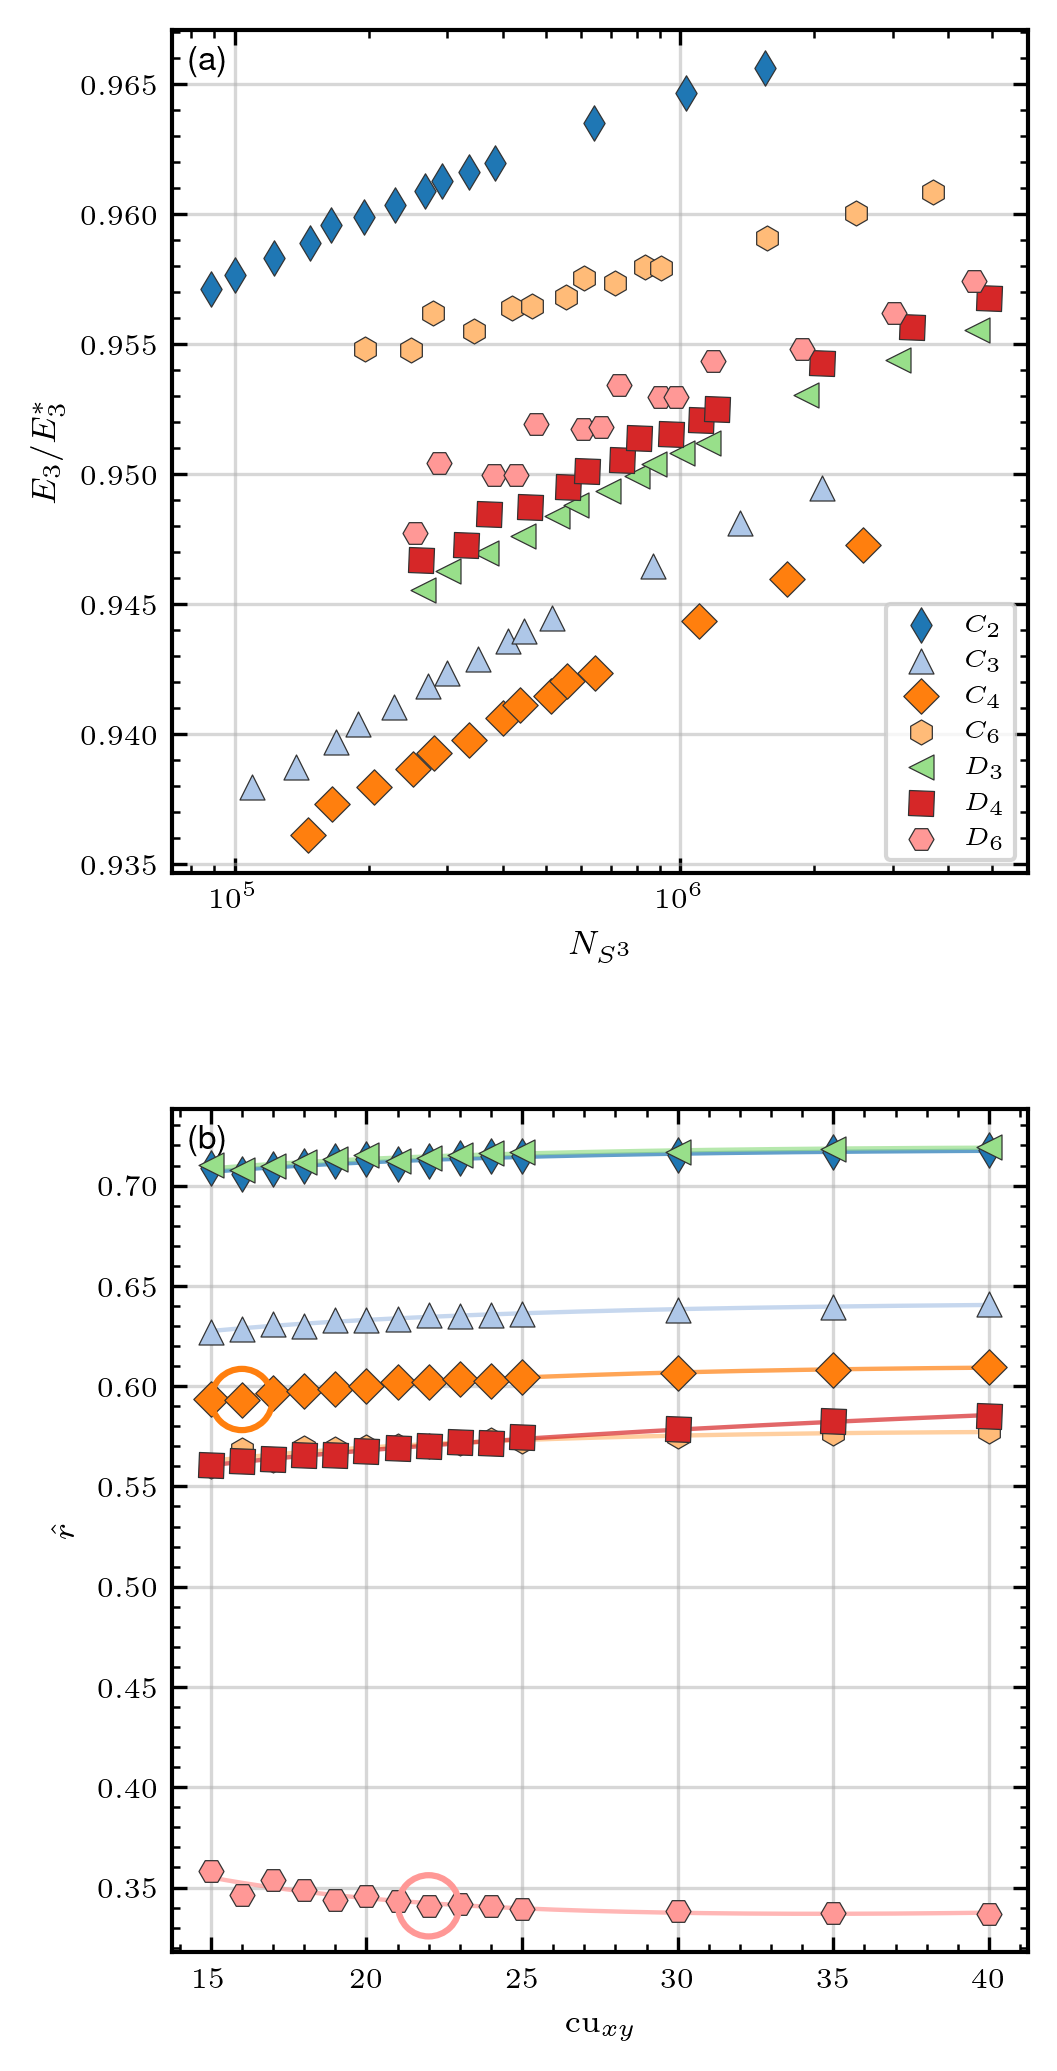

Recreate this plot in Python.
#!/usr/bin/env python3
"""
figure2_plot.py  —  Interactive Figure 2: axial anisotropy in cubochoric KR grids

Loads pre-computed data from ``figure2_data.json`` (produced by figure2_gen.py)
and provides an interactive matplotlib interface with sliders, toggles, and
save/load functionality.  **No numerical recomputation is performed.**

Panels
------
  (a) E₃/E₃* ratio  vs  N_{S³}   — quality of the optimised grid
  (b) cu_z*        vs  cu_xy    — optimal z semi-edge as a function of x/y semi-edge

Controls (separate scrollable control window)
---------------------------------------------
  Steppers : marker size (+/- 0.5), line width (+/- 0.25)
  Sliders  : font size, title font, cu_xy lo/hi bounds
  Toggles  : per-group visibility (C2, C3, C4, C6, D2, D3, D4, D6)
  Options  : log-x, log-y, fits on (b), fits on (a), mismatches, r-hat line
  File I/O : load / save settings (JSON), export PNG / PDF

Dependencies: matplotlib, numpy, json (stdlib).
"""

import json
import argparse
import os
import re
import sys
from dataclasses import dataclass
from typing import Dict, List, Union

from matplotlib.markers import MarkerStyle

import numpy as np
import matplotlib

matplotlib.rcParams["pdf.fonttype"] = 42
matplotlib.rcParams["ps.fonttype"] = 42
import matplotlib.pyplot as plt
from matplotlib.gridspec import GridSpec
from matplotlib.lines import Line2D
from matplotlib.ticker import NullFormatter

from figure_ui_common import (
    ControlWindow,
    IUCR_COL_W,
    IUCR_DPI,
    IUCR_FONT,
    IUCR_MARGINS,
    IUCR_MIN_LW,
    add_panel_label,
    apply_plot_rcparams,
    bind_typography,
    build_typography_section,
    export_figure_with_tex,
    load_dataclass_settings,
    push_typography,
    restyle_axes,
    save_dataclass_settings,
    sync_typography,
)

# ━━━━━━━━━━━━━━━━━━━━━━━━━━━━━━━━━━━━━━━━━━━━━━━━━━━━━━━━━━━━━━━━━━━━━━━━━━
#  Configuration
# ━━━━━━━━━━━━━━━━━━━━━━━━━━━━━━━━━━━━━━━━━━━━━━━━━━━━━━━━━━━━━━━━━━━━━━━━━━

DATA_FILE = "figure2_data.json"
DEFAULT_STEM = "figure2_col"
DEFAULT_SETTINGS_JSON = "figure2_col_settings.json"
DPI = IUCR_DPI

# Typography spec — (widget_name, label, settings_attr [, fmt])
_TYPO_ROWS = [
    [("font_size", "Font", "font_size"), ("title_size", "Title", "title_size")],
    [("subtitle_size", "Sub", "subtitle_size"), ("panel_label_size", "Panel", "panel_label_size")],
    [("panel_label_x", "Lbl x", "panel_label_x", "{:.3f}"), ("panel_label_y", "Lbl y", "panel_label_y", "{:.3f}")],
    [("legend_size", "Leg", "legend_size")],
]

# Per-group colours and markers (match figure3/figure4 tab20 ordering)
GROUP_COLORS: Dict[str, str] = {
    "C2": "#1f77b4",
    "C3": "#aec7e8",
    "C4": "#ff7f0e",
    "C6": "#ffbb78",
    "D2": "#2ca02c",
    "D3": "#98df8a",
    "D4": "#d62728",
    "D6": "#ff9896",
}

# C2–C6: thin_diamond, triangle_up, diamond, hexagon. D2–D6: same shapes rotated 90°.
GROUP_MARKERS: Dict[str, Union[str, tuple]] = {
    "C2": "d",  # thin_diamond
    "C3": "^",  # triangle_up
    "C4": "D",  # diamond
    "C6": "h",  # hexagon
    "D2": ("d", 90),  # thin_diamond rotated 90°
    "D3": ("^", 90),  # triangle_up rotated 90°
    "D4": ("D", 45),  # diamond rotated 45°
    "D6": ("h", 90),  # hexagon rotated 90°
}


def _latex_group_name(name: str) -> str:
    """Return LaTeX label for group name (e.g. C2 -> $C_{2}$)."""
    m = re.match(r"^([CD])(\d+)$", name)
    if m:
        return rf"${m.group(1)}_{{{m.group(2)}}}$"
    if name in ("T", "O", "I"):
        return rf"${name}$"
    return name


def _get_marker(gn: str):
    """Return marker for group: string or MarkerStyle (for rotated markers)."""
    m = GROUP_MARKERS.get(gn, "o")
    if isinstance(m, tuple):
        sym, rot = m
        ms = MarkerStyle(sym)
        ms._transform = ms.get_transform().rotate_deg(rot)
        return ms
    return m


# ━━━━━━━━━━━━━━━━━━━━━━━━━━━━━━━━━━━━━━━━━━━━━━━━━━━━━━━━━━━━━━━━━━━━━━━━━━
#  Settings dataclass
# ━━━━━━━━━━━━━━━━━━━━━━━━━━━━━━━━━━━━━━━━━━━━━━━━━━━━━━━━━━━━━━━━━━━━━━━━━━


@dataclass
class Settings:
    # Typography — IUCr defaults (legible at single-column width)
    font_size: float = IUCR_FONT["label"]
    title_size: float = IUCR_FONT["title"]
    subtitle_size: float = IUCR_FONT["subtitle"]
    panel_label_size: float = IUCR_FONT["panel_label"]
    panel_label_x: float = 0.02
    panel_label_y: float = 0.98
    legend_size: float = IUCR_FONT["legend"]
    marker_size: float = 4.0
    line_width: float = 1.0

    # cu_xy bounds (affects both plotting AND fits)
    cu_xy_lo: int = 3
    cu_xy_hi: int = 25

    # Group visibility
    show_C2: bool = True
    show_C3: bool = True
    show_C4: bool = True
    show_C6: bool = True
    show_D2: bool = True
    show_D3: bool = True
    show_D4: bool = True
    show_D6: bool = True

    # Axis options
    log_x_ratio: bool = True
    log_y_ratio: bool = False

    # Display
    show_grid: bool = True
    grid_alpha: float = 0.20
    show_minor_tick_labels: bool = False

    # Overlays
    show_fits_cuz: bool = True
    show_fits_logquad: bool = False
    show_fits_ratio: bool = False
    show_mismatches: bool = False
    show_r_cont: bool = False
    show_legend_R: bool = True

    # Figure size — IUCr single-column
    fig_width: float = IUCR_COL_W
    fig_height: float = 5.5


# ━━━━━━━━━━━━━━━━━━━━━━━━━━━━━━━━━━━━━━━━━━━━━━━━━━━━━━━━━━━━━━━━━━━━━━━━━━
#  Data helpers
# ━━━━━━━━━━━━━━━━━━━━━━━━━━━━━━━━━━━━━━━━━━━━━━━━━━━━━━━━━━━━━━━━━━━━━━━━━━


def _get(rec: dict, key: str, fallback: str = ""):
    """Read a field with backward-compatible fallback key."""
    v = rec.get(key)
    if v is None and fallback:
        v = rec.get(fallback)
    return v


def load_data(path: str) -> dict:
    if not os.path.exists(path):
        print(f"Error: data file '{path}' not found.  Run figure2_gen.py first.")
        sys.exit(1)
    with open(path) as f:
        return json.load(f)


def group_results(data: dict) -> Dict[str, List[dict]]:
    """Group result records by group name, sorted by cu_xy."""
    groups: Dict[str, List[dict]] = {}
    for r in data["results"]:
        g = r["group"]
        groups.setdefault(g, []).append(r)
    for g in groups:
        groups[g].sort(key=lambda x: x["cu_xy"])
    return groups


# ━━━━━━━━━━━━━━━━━━━━━━━━━━━━━━━━━━━━━━━━━━━━━━━━━━━━━━━━━━━━━━━━━━━━━━━━━━
#  Panel drawing (shared by interactive UI and IUCR export)
# ━━━━━━━━━━━━━━━━━━━━━━━━━━━━━━━━━━━━━━━━━━━━━━━━━━━━━━━━━━━━━━━━━━━━━━━━━━


def visible_groups(grouped: dict, s: Settings) -> List[str]:
    return [
        g for g in _GROUP_NAMES
        if getattr(s, f"show_{g}", True) and g in grouped
    ]


def filter_recs_by_cu_xy(recs: List[dict], s: Settings) -> List[dict]:
    lo, hi = s.cu_xy_lo, s.cu_xy_hi
    return [r for r in recs if lo <= r["cu_xy"] <= hi]


def draw_e3_ratio_panel(
    ax,
    grouped: dict,
    s: Settings,
    *,
    use_tex: bool = False,
    panel_tag: str | None = "(a)",
) -> None:
    """E₃/E₃* vs N_{S³}."""
    fs = int(round(s.font_size))
    ms = float(s.marker_size)
    lw = float(s.line_width)
    visible = visible_groups(grouped, s)

    ax.cla()
    for gn in visible:
        recs = filter_recs_by_cu_xy(grouped[gn], s)
        if not recs:
            continue
        x = np.array([r["N_eff"] for r in recs], dtype=float)
        y = np.array([r["E3_ratio_best"] for r in recs], dtype=float)
        col = GROUP_COLORS.get(gn, "gray")
        mrk = _get_marker(gn)
        ax.scatter(
            x, y, marker=mrk, color=col, s=ms**2,
            edgecolors="0.2", linewidths=0.3,
            label=_latex_group_name(gn), zorder=5,
        )
        if s.show_fits_ratio and len(x) >= 2:
            log_x = np.log(x)
            coeffs = np.polyfit(log_x, y, 1)
            xs = np.linspace(float(x.min()), float(x.max()), 200)
            ys = np.polyval(coeffs, np.log(xs))
            ax.plot(xs, ys, color=col, linewidth=lw * 0.7, linestyle="--", alpha=0.6)

    ax.set_xscale("log" if s.log_x_ratio else "linear")
    ax.set_yscale("log" if s.log_y_ratio else "linear")
    ax.set_xlabel(r"$N_{S^3}$", fontsize=fs)
    ax.set_ylabel(r"$E_3/E_3^*$", fontsize=fs)
    if panel_tag:
        add_panel_label(
            ax, panel_tag, x=s.panel_label_x, y=s.panel_label_y,
            fontsize=s.panel_label_size, use_tex=use_tex,
        )
    ax.tick_params(labelsize=max(6, fs - 1))
    ax.minorticks_on()
    if not s.show_minor_tick_labels:
        ax.xaxis.set_minor_formatter(NullFormatter())
        ax.yaxis.set_minor_formatter(NullFormatter())
    ax.legend(fontsize=max(5, s.legend_size), loc="best", framealpha=0.8)
    ax.grid(s.show_grid, alpha=s.grid_alpha)


def draw_cuz_panel(
    ax,
    grouped: dict,
    s: Settings,
    *,
    use_tex: bool = False,
    panel_tag: str | None = "(b)",
) -> None:
    """cu_z* or r̂ vs cu_xy."""
    fs = int(round(s.font_size))
    ms = float(s.marker_size)
    lw = float(s.line_width)
    visible = visible_groups(grouped, s)
    r_space = s.show_fits_logquad

    ax.cla()
    slope_dict: Dict[str, float] = {}
    logquad_dict: Dict[str, np.ndarray] = {}
    for gn in visible:
        recs = filter_recs_by_cu_xy(grouped[gn], s)
        if not recs:
            continue
        x = np.array([r["cu_xy"] for r in recs], dtype=float)
        cuz = np.array([Figure2Interactive._read_cu_z(r) for r in recs], dtype=float)
        if s.show_fits_cuz and len(x) >= 2:
            slope_dict[gn] = float(np.sum(x * cuz) / np.sum(x * x))
        if s.show_fits_logquad and len(x) >= 3:
            rhat = np.array(
                [r.get("r_cont", Figure2Interactive._read_cu_z(r) / r["cu_xy"]) for r in recs],
                dtype=float,
            )
            xl = np.log(x)
            A = np.vstack([np.ones_like(xl), xl, xl**2]).T
            beta, *_ = np.linalg.lstsq(A, rhat, rcond=None)
            logquad_dict[gn] = beta

    for gn in visible:
        recs = filter_recs_by_cu_xy(grouped[gn], s)
        if not recs:
            continue
        x = np.array([r["cu_xy"] for r in recs], dtype=float)
        cuz = np.array([Figure2Interactive._read_cu_z(r) for r in recs], dtype=float)
        col = GROUP_COLORS.get(gn, "gray")
        mrk = _get_marker(gn)
        if r_space:
            y_scatter = np.array(
                [r.get("r_cont", Figure2Interactive._read_cu_z(r) / r["cu_xy"]) for r in recs],
                dtype=float,
            )
        else:
            y_scatter = cuz
        ax.scatter(
            x, y_scatter, marker=mrk, color=col, s=ms**2,
            edgecolors="0.2", linewidths=0.3, zorder=5,
        )
        x_fit = np.linspace(float(x.min()), float(x.max()), 200)
        if s.show_r_cont and not r_space:
            cx_vals, rc_vals = [], []
            for r_rec in recs:
                rc = r_rec.get("r_cont")
                if rc is not None:
                    cx_vals.append(r_rec["cu_xy"])
                    rc_vals.append(rc * r_rec["cu_xy"])
            if cx_vals:
                ax.plot(cx_vals, rc_vals, color=col, linewidth=lw * 0.4, linestyle="-", alpha=0.5)
        if gn in slope_dict:
            slope = slope_dict[gn]
            if r_space:
                ax.axhline(slope, color=col, linewidth=lw * 0.5, linestyle="-", alpha=0.5)
            else:
                ax.plot(x_fit, slope * x_fit, color=col, linewidth=lw * 0.7, linestyle="-", alpha=0.6)
                if s.show_mismatches:
                    cuz_pred = np.round(slope * x).astype(int)
                    mismatch = cuz_pred != cuz.astype(int)
                    if np.any(mismatch):
                        ax.scatter(
                            x[mismatch], cuz[mismatch], s=ms**2 * 6,
                            facecolors="none", edgecolors=col, linewidths=1.5, zorder=10,
                        )
        if gn in logquad_dict:
            beta = logquad_dict[gn]
            lxf = np.log(x_fit)
            rhat_fit = beta[0] + beta[1] * lxf + beta[2] * lxf**2
            if r_space:
                ax.plot(x_fit, rhat_fit, color=col, linewidth=lw * 0.7, linestyle="-", alpha=0.7)
                if s.show_mismatches:
                    lx_d = np.log(x)
                    rhat_at_data = beta[0] + beta[1] * lx_d + beta[2] * lx_d**2
                    cuz_fit = np.round(rhat_at_data * x).astype(int)
                    cuz_obs = np.round(y_scatter * x).astype(int)
                    mm_mask = cuz_fit != cuz_obs
                    if np.any(mm_mask):
                        ax.scatter(
                            x[mm_mask], y_scatter[mm_mask], s=ms**2 * 6,
                            facecolors="none", edgecolors=col, linewidths=1.5, zorder=10,
                        )
            else:
                ax.plot(x_fit, rhat_fit * x_fit, color=col, linewidth=lw * 0.7, linestyle="-", alpha=0.7)

    handles, labels = [], []
    for gn in visible:
        recs = filter_recs_by_cu_xy(grouped[gn], s)
        if not recs:
            continue
        col = GROUP_COLORS.get(gn, "gray")
        mrk = _get_marker(gn)
        h = Line2D(
            [], [], color=col, marker=mrk, linestyle="None",
            markersize=ms, markeredgewidth=0.3, markeredgecolor="0.2",
        )
        lbl = _latex_group_name(gn)
        if gn in slope_dict:
            lbl = rf"{lbl}  $r^*\!={slope_dict[gn]:.3f}$"
        handles.append(h)
        labels.append(lbl)

    ax.set_xlabel(r"$\mathrm{cu}_{xy}$", fontsize=fs)
    ax.set_ylabel(r"$\hat{r}$" if r_space else r"$\mathrm{cu}_z^{\,*}$", fontsize=fs)
    if panel_tag:
        add_panel_label(
            ax, panel_tag, x=s.panel_label_x, y=s.panel_label_y,
            fontsize=s.panel_label_size, use_tex=use_tex,
        )
    ax.tick_params(labelsize=max(6, fs - 1))
    ax.minorticks_on()
    if not s.show_minor_tick_labels:
        ax.xaxis.set_minor_formatter(NullFormatter())
        ax.yaxis.set_minor_formatter(NullFormatter())
    ax.grid(s.show_grid, alpha=s.grid_alpha)
    if handles and s.show_legend_R:
        ax.legend(
            handles, labels, fontsize=max(5, s.legend_size),
            loc="upper left" if not r_space else "best", framealpha=0.8,
        )


# ━━━━━━━━━━━━━━━━━━━━━━━━━━━━━━━━━━━━━━━━━━━━━━━━━━━━━━━━━━━━━━━━━━━━━━━━━━
#  Interactive Figure
# ━━━━━━━━━━━━━━━━━━━━━━━━━━━━━━━━━━━━━━━━━━━━━━━━━━━━━━━━━━━━━━━━━━━━━━━━━━

# Canonical ordering
_GROUP_NAMES = ["C2", "C3", "C4", "C6", "D2", "D3", "D4", "D6"]
_OPT_LABELS = [
    "Log X",
    "Log Y",
    "Linear fit",
    "Log-quad fit",
    "Fits (ratio)",
    "Mismatches",
    "r\u0302 line",
    "Legend (b)",
]
_OPT_ATTRS = [
    "log_x_ratio",
    "log_y_ratio",
    "show_fits_cuz",
    "show_fits_logquad",
    "show_fits_ratio",
    "show_mismatches",
    "show_r_cont",
    "show_legend_R",
]


class Figure2Interactive:
    """Matplotlib-based interactive viewer for figure2 data."""

    # ── construction ─────────────────────────────────────────────────
    def __init__(self, data: dict, settings: Settings):
        self.data = data
        self.grouped = group_results(data)
        self.s = settings
        self._loading = False
        self._exporting_tex = False

        # Determine data range for cu_xy bounds
        all_cu_xy = sorted(set(r["cu_xy"] for r in data["results"]))
        self._cu_xy_data_min = min(all_cu_xy) if all_cu_xy else 3
        self._cu_xy_data_max = max(all_cu_xy) if all_cu_xy else 25
        # Clamp settings to data range
        self.s.cu_xy_lo = max(self.s.cu_xy_lo, self._cu_xy_data_min)
        self.s.cu_xy_hi = min(self.s.cu_xy_hi, self._cu_xy_data_max)

        # Figure layout: [plot_L | plot_R]
        apply_plot_rcparams()
        self.fig = plt.figure(figsize=(s.fig_width, s.fig_height), dpi=110)
        self.fig.canvas.manager.set_window_title("Figure 2")
        gs = GridSpec(
            2, 1,
            hspace=IUCR_MARGINS["hspace"],
            left=IUCR_MARGINS["left"],
            right=IUCR_MARGINS["right"],
            top=IUCR_MARGINS["top"],
            bottom=IUCR_MARGINS["bottom"],
        )
        self.axL = self.fig.add_subplot(gs[0, 0])
        self.axR = self.fig.add_subplot(gs[1, 0])

        self.ctrl = plt.figure(figsize=(11.0, 7.0), dpi=110)
        self.ctrl.canvas.manager.set_window_title("Figure 2 Controls")

        # Widget bookkeeping
        self.widgets: dict = {}

        self._build_ui()
        self._bind_callbacks()

        # First paint
        self.redraw()

    # ── UI construction ──────────────────────────────────────────────
    def _build_ui(self):
        s = self.s

        cw = ControlWindow(self.ctrl, left=0.05, right=0.92, top=0.96, col_gap=0.04, col1_frac=0.42)
        self._cw = cw
        self.widgets = cw.widgets

        # Column 1: shared controls (text entries — fire on Enter only)
        build_typography_section(cw, 1, s, _TYPO_ROWS)

        cw.section(1, "Style")
        cw.slider(1, "marker_size", "Marker size", 1.0, 20.0, s.marker_size, step=0.5)
        cw.slider(1, "line_width", "Line width", 0.25, 5.0, s.line_width, step=0.25)

        cw.section(1, "Display")
        cw.checkbox_grid(
            1,
            "display_toggles",
            [("show_grid", "Grid", s.show_grid)],
            n_cols=1,
            row_h=0.038,
            label_size=7.0,
        )
        cw.slider(1, "grid_alpha", "Grid opacity", 0.05, 0.5, s.grid_alpha)

        cw.section(1, "Axes")
        cw.checkbox_grid(
            1,
            "axis_toggles",
            [
                ("log_x_ratio", "Log X", s.log_x_ratio),
                ("log_y_ratio", "Log Y", s.log_y_ratio),
                ("show_legend_R", "Legend (b)", s.show_legend_R),
            ],
            n_cols=1,
            row_h=0.038,
            label_size=7.0,
        )

        cw.section(1, "File I/O")
        cw.textbox(1, "settings_path", "", DEFAULT_SETTINGS_JSON)
        cw.button_row(1, [("load", "Load"), ("save", "Save")])
        cw.textbox(1, "stem", "", DEFAULT_STEM)
        cw.button_row(1, [("save_png", "PNG"), ("save_pdf", "PDF")])

        # Column 2: figure-specific controls
        cw.section(2, "Data Range")
        cw.slider(
            2,
            "cu_xy_lo",
            "cu_xy lo",
            self._cu_xy_data_min,
            self._cu_xy_data_max,
            float(s.cu_xy_lo),
            step=1,
        )
        cw.slider(
            2,
            "cu_xy_hi",
            "cu_xy hi",
            self._cu_xy_data_min,
            self._cu_xy_data_max,
            float(s.cu_xy_hi),
            step=1,
        )

        cw.section(2, "Groups")
        group_items = [(g, g, getattr(s, f"show_{g}")) for g in _GROUP_NAMES]
        cw.checkbox_grid(
            2,
            "groups",
            group_items,
            n_cols=4,
            row_h=0.040,
            label_size=7.0,
            color_map=GROUP_COLORS,
        )

        cw.section(2, "Fits / Overlays")
        fit_items = [
            ("show_fits_cuz", "Linear fit", s.show_fits_cuz),
            ("show_fits_logquad", "Log-quad fit", s.show_fits_logquad),
            ("show_fits_ratio", "Fits (ratio)", s.show_fits_ratio),
            ("show_mismatches", "Mismatches", s.show_mismatches),
            ("show_r_cont", "r-hat line", s.show_r_cont),
        ]
        cw.checkbox_grid(
            2,
            "fit_opts",
            fit_items,
            n_cols=2,
            row_h=0.040,
            label_size=6.8,
        )

        cw.connect_scroll()

    # ── callbacks ────────────────────────────────────────────────────
    def _bind_callbacks(self):
        w = self.widgets
        # Text entries (number_row) — fire on Enter only (lightweight restyle)
        cw = self._cw
        bind_typography(cw, _TYPO_ROWS, self._on_restyle)
        # Visual-only sliders (no data recompute)
        for k in ("marker_size", "line_width", "grid_alpha"):
            w[k].on_changed(lambda _: self._on_visual_change())
        # Display toggles that only affect rendering, not data
        for chk in w["display_toggles"]:
            chk.on_clicked(lambda _: self._on_visual_change())
        for chk in w["axis_toggles"]:
            chk.on_clicked(lambda _: self._on_visual_change())
        # Data range — needs full redraw
        for k in ("cu_xy_lo", "cu_xy_hi"):
            w[k].on_changed(lambda _: self._on_data_change())
        # Group/fit toggles — needs full redraw
        for chk in w["groups"]:
            chk.on_clicked(lambda _: self._on_data_change())
        for chk in w["fit_opts"]:
            chk.on_clicked(lambda _: self._on_data_change())

        w["load"].on_clicked(lambda _: self.load_settings(w["settings_path"].text))
        w["save"].on_clicked(lambda _: self.save_settings(w["settings_path"].text))
        w["save_png"].on_clicked(lambda _: self.save_figure(w["stem"].text, "png"))
        w["save_pdf"].on_clicked(lambda _: self.save_figure(w["stem"].text, "pdf"))

    def _on_data_change(self):
        """Full redraw: data range, group visibility, or fit toggles changed."""
        if self._loading:
            return
        self._sync_widgets_to_settings()
        self.redraw()

    def _on_visual_change(self):
        """Fast path: update stored artists for marker/line/grid/scale changes."""
        if self._loading:
            return
        self._sync_widgets_to_settings()
        self._apply_visual()

    def _on_restyle(self):
        """Lightweight: update typography without recomputing data."""
        if self._loading:
            return
        self._sync_widgets_to_settings()
        self._restyle()

    def _restyle(self):
        restyle_axes(
            self.fig,
            [(self.axL, "(a)"), (self.axR, "(b)")],
            self.s,
            use_tex=self._exporting_tex,
        )

    def _apply_visual(self):
        """Update marker sizes, line widths, grid, axis scales, legend on stored artists."""
        s = self.s
        ms = float(s.marker_size)
        lw = float(s.line_width)

        # Update scatter sizes and line widths on all axes
        for ax in (self.axL, self.axR):
            for coll in ax.collections:
                coll.set_sizes([ms**2])
            for line in ax.lines:
                line.set_linewidth(lw * 0.7)

            # Axis scales
            ax.minorticks_on()
            if not s.show_minor_tick_labels:
                ax.xaxis.set_minor_formatter(NullFormatter())
                ax.yaxis.set_minor_formatter(NullFormatter())

            # Grid
            if s.show_grid:
                ax.grid(True, alpha=s.grid_alpha)
            else:
                ax.grid(False)

        # Panel (a) axis scales
        self.axL.set_xscale("log" if s.log_x_ratio else "linear")
        self.axL.set_yscale("log" if s.log_y_ratio else "linear")

        # Panel (a) legend
        leg_L = self.axL.get_legend()
        if leg_L is not None:
            for h in leg_L.legend_handles:
                if hasattr(h, 'set_markersize'):
                    h.set_markersize(ms)

        # Panel (b) legend visibility
        leg_R = self.axR.get_legend()
        if leg_R is not None:
            leg_R.set_visible(bool(s.show_legend_R))
            for h in leg_R.legend_handles:
                if hasattr(h, 'set_markersize'):
                    h.set_markersize(ms)

        self._restyle()

    # ── settings <-> widgets ─────────────────────────────────────────
    def _sync_widgets_to_settings(self):
        w, s = self.widgets, self.s
        cw = self._cw
        sync_typography(cw, s, _TYPO_ROWS)
        s.marker_size = float(w["marker_size"].val)
        s.line_width = float(w["line_width"].val)
        s.grid_alpha = float(w["grid_alpha"].val)
        s.show_grid = bool(w["display_toggles"][0].get_status()[0])
        s.log_x_ratio = bool(w["axis_toggles"][0].get_status()[0])
        s.log_y_ratio = bool(w["axis_toggles"][1].get_status()[0])
        s.show_legend_R = bool(w["axis_toggles"][2].get_status()[0])
        s.show_minor_tick_labels = False
        s.cu_xy_lo = int(round(w["cu_xy_lo"].val))
        s.cu_xy_hi = int(round(w["cu_xy_hi"].val))
        # Enforce lo <= hi
        if s.cu_xy_lo > s.cu_xy_hi:
            s.cu_xy_lo, s.cu_xy_hi = s.cu_xy_hi, s.cu_xy_lo

        for i, gn in enumerate(_GROUP_NAMES):
            setattr(s, f"show_{gn}", bool(w["groups"][i].get_status()[0]))
        fit_attrs = [
            "show_fits_cuz",
            "show_fits_logquad",
            "show_fits_ratio",
            "show_mismatches",
            "show_r_cont",
        ]
        for i, attr in enumerate(fit_attrs):
            if i < len(w["fit_opts"]):
                setattr(s, attr, bool(w["fit_opts"][i].get_status()[0]))

    def _push_settings_to_widgets(self):
        w, s = self.widgets, self.s
        cw = self._cw
        push_typography(cw, s, _TYPO_ROWS)
        w["marker_size"].set_val(s.marker_size)
        w["line_width"].set_val(s.line_width)
        w["grid_alpha"].set_val(s.grid_alpha)
        if bool(w["display_toggles"][0].get_status()[0]) != s.show_grid:
            w["display_toggles"][0].set_active(0)
        axis_desired = [s.log_x_ratio, s.log_y_ratio, s.show_legend_R]
        for i, desired in enumerate(axis_desired):
            if bool(w["axis_toggles"][i].get_status()[0]) != bool(desired):
                w["axis_toggles"][i].set_active(0)
        # cu_xy bounds
        w["cu_xy_lo"].set_val(float(s.cu_xy_lo))
        w["cu_xy_hi"].set_val(float(s.cu_xy_hi))

        for i, gn in enumerate(_GROUP_NAMES):
            desired = getattr(s, f"show_{gn}")
            if bool(w["groups"][i].get_status()[0]) != desired:
                w["groups"][i].set_active(0)
        fit_attrs = [
            "show_fits_cuz",
            "show_fits_logquad",
            "show_fits_ratio",
            "show_mismatches",
            "show_r_cont",
        ]
        for i, attr in enumerate(fit_attrs):
            if i < len(w["fit_opts"]):
                desired = getattr(s, attr)
                if bool(w["fit_opts"][i].get_status()[0]) != desired:
                    w["fit_opts"][i].set_active(0)

    # ── settings I/O ─────────────────────────────────────────────────
    def save_settings(self, path: str):
        self._sync_widgets_to_settings()
        fw, fh = self.fig.get_size_inches()
        self.s.fig_width = float(fw)
        self.s.fig_height = float(fh)
        path = (path or "").strip() or DEFAULT_SETTINGS_JSON
        save_dataclass_settings(path, self.s)
        print(f"Saved settings -> {path}")

    def load_settings(self, path: str):
        path = (path or "").strip() or DEFAULT_SETTINGS_JSON
        if not load_dataclass_settings(path, self.s):
            print(f"Settings file '{path}' not found.")
            return
        # Clamp cu_xy bounds to data range
        self.s.cu_xy_lo = max(self.s.cu_xy_lo, self._cu_xy_data_min)
        self.s.cu_xy_hi = min(self.s.cu_xy_hi, self._cu_xy_data_max)
        self.fig.set_size_inches(self.s.fig_width, self.s.fig_height, forward=True)
        self._loading = True
        self._push_settings_to_widgets()
        self._loading = False
        self.redraw()

    # ── save figure ──────────────────────────────────────────────────
    def save_figure(self, stem: str, ext: str):
        self._sync_widgets_to_settings()
        stem = (stem or "").strip() or DEFAULT_STEM
        ext = (ext or "").strip().lower()
        out_path = f"{stem}.{ext}"
        save_dataclass_settings(f"{stem}_settings.json", self.s)
        self._exporting_tex = True
        try:
            export_figure_with_tex(
                self.fig,
                out_path,
                redraw_callback=lambda: self.redraw(),
                dpi=DPI,
            )
            print(f"Saved {out_path} (TeX export)")
        except Exception as exc:
            print(f"Export failed for {out_path}: {exc}")
            raise
        finally:
            self._exporting_tex = False
            self.redraw()

    # ── helpers ──────────────────────────────────────────────────────
    def _visible_groups(self) -> List[str]:
        return [
            g
            for g in _GROUP_NAMES
            if getattr(self.s, f"show_{g}", True) and g in self.grouped
        ]

    def _filter_recs(self, recs: List[dict]) -> List[dict]:
        """Filter records by cu_xy bounds."""
        lo, hi = self.s.cu_xy_lo, self.s.cu_xy_hi
        return [r for r in recs if lo <= r["cu_xy"] <= hi]

    @staticmethod
    def _read_cu_z(rec: dict):
        """Read cu_z_best with backward compat for old hz_best key."""
        v = rec.get("cu_z_best")
        if v is None:
            v = rec.get("hz_best")
        return v

    # ── main redraw ──────────────────────────────────────────────────
    def redraw(self):
        s = self.s
        draw_e3_ratio_panel(
            self.axL, self.grouped, s,
            use_tex=self._exporting_tex, panel_tag="(a)",
        )
        draw_cuz_panel(
            self.axR, self.grouped, s,
            use_tex=self._exporting_tex, panel_tag="(b)",
        )
        self.fig.canvas.draw_idle()



def main():
    parser = argparse.ArgumentParser(
        description="Figure 2 column layout (interactive or headless export)"
    )
    parser.add_argument(
        "--export",
        action="store_true",
        help="Export PNG and PDF using current settings, then exit",
    )
    parser.add_argument(
        "--stem",
        default=DEFAULT_STEM,
        help="Output filename stem for --export",
    )
    parser.add_argument(
        "--settings",
        default=DEFAULT_SETTINGS_JSON,
        help="Settings JSON path",
    )
    args = parser.parse_args()

    data = load_data(DATA_FILE)
    meta = data.get("metadata", {})

    print(f"Loaded {len(data['results'])} records from '{DATA_FILE}'")
    print(f"  Version : {meta.get('version', '?')}")
    print(f"  Groups  : {meta.get('groups', '?')}")
    print(f"  cu_xy   : {meta.get('cu_xy_range', '?')}")
    print()

    s = Settings()

    # Try loading saved settings
    settings_path = (args.settings or "").strip() or DEFAULT_SETTINGS_JSON
    if os.path.exists(settings_path):
        try:
            with open(settings_path) as f:
                d = json.load(f)
            for k, v in d.items():
                if hasattr(s, k):
                    setattr(s, k, v)
            print(f"  Loaded settings from '{settings_path}'")
        except Exception as e:
            print(f"  Warning: could not load settings: {e}")

    app = Figure2Interactive(data, s)
    if args.export:
        stem = (args.stem or "").strip() or DEFAULT_STEM
        app.save_figure(stem, "png")
        app.save_figure(stem, "pdf")
        plt.close("all")
        return

    plt.show()


if __name__ == "__main__":
    main()
